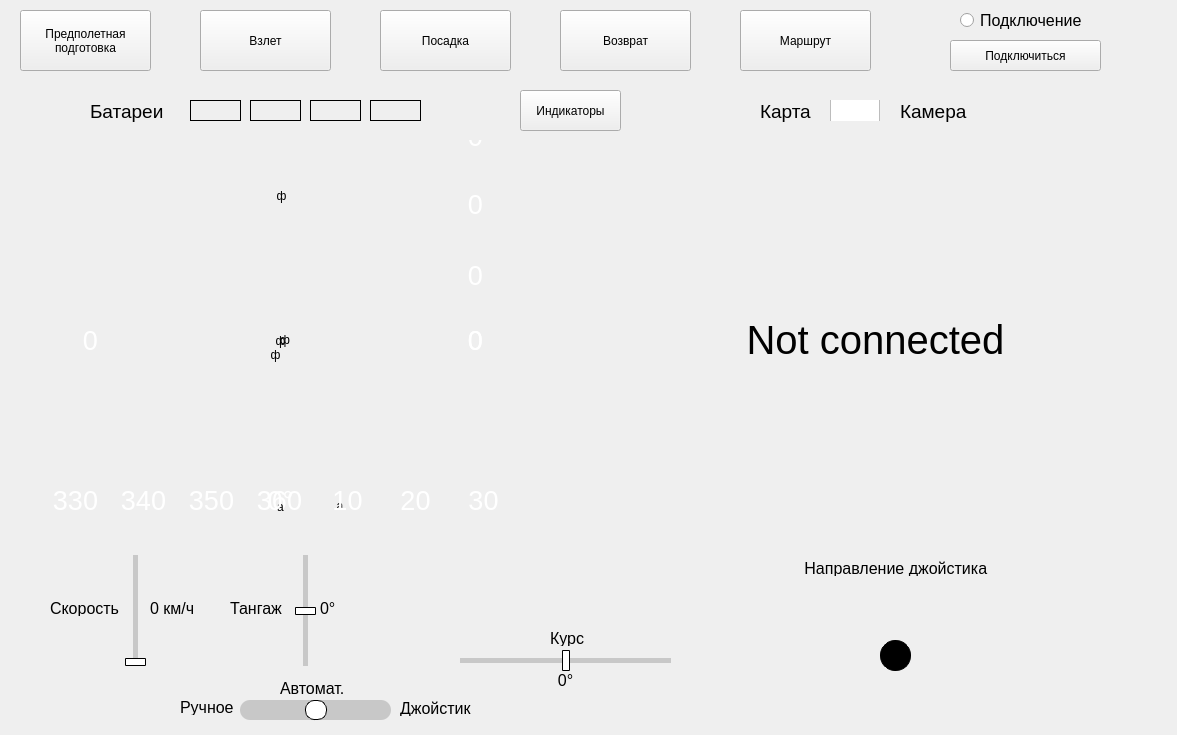
<?xml version="1.0" encoding="UTF-8"?>
<ui version="4.0">
 <class>CommandButtons</class>
 <widget class="QWidget" name="CommandButtons">
  <property name="geometry">
   <rect>
    <x>0</x>
    <y>0</y>
    <width>1177</width>
    <height>735</height>
   </rect>
  </property>
  <property name="sizePolicy">
   <sizepolicy hsizetype="Preferred" vsizetype="Preferred">
    <horstretch>0</horstretch>
    <verstretch>0</verstretch>
   </sizepolicy>
  </property>
  <property name="minimumSize">
   <size>
    <width>1177</width>
    <height>735</height>
   </size>
  </property>
  <property name="maximumSize">
   <size>
    <width>1177</width>
    <height>735</height>
   </size>
  </property>
  <property name="windowTitle">
   <string>Form</string>
  </property>
  <property name="autoFillBackground">
   <bool>false</bool>
  </property>
  <widget class="QPushButton" name="takeOffButton">
   <property name="geometry">
    <rect>
     <x>200</x>
     <y>10</y>
     <width>131</width>
     <height>61</height>
    </rect>
   </property>
   <property name="text">
    <string>Взлет</string>
   </property>
  </widget>
  <widget class="QPushButton" name="landButton">
   <property name="geometry">
    <rect>
     <x>380</x>
     <y>10</y>
     <width>131</width>
     <height>61</height>
    </rect>
   </property>
   <property name="text">
    <string>Посадка</string>
   </property>
  </widget>
  <widget class="QPushButton" name="connectButton">
   <property name="geometry">
    <rect>
     <x>950</x>
     <y>40</y>
     <width>151</width>
     <height>31</height>
    </rect>
   </property>
   <property name="text">
    <string>Подключиться</string>
   </property>
  </widget>
  <widget class="QPushButton" name="returnButton">
   <property name="geometry">
    <rect>
     <x>560</x>
     <y>10</y>
     <width>131</width>
     <height>61</height>
    </rect>
   </property>
   <property name="text">
    <string>Возврат</string>
   </property>
  </widget>
  <widget class="QPushButton" name="routeButton">
   <property name="geometry">
    <rect>
     <x>740</x>
     <y>10</y>
     <width>131</width>
     <height>61</height>
    </rect>
   </property>
   <property name="text">
    <string>Маршрут</string>
   </property>
  </widget>
  <widget class="QPushButton" name="prepButton">
   <property name="geometry">
    <rect>
     <x>20</x>
     <y>10</y>
     <width>131</width>
     <height>61</height>
    </rect>
   </property>
   <property name="text">
    <string>Предполетная
подготовка</string>
   </property>
  </widget>
  <widget class="QLabel" name="batteryLabel">
   <property name="geometry">
    <rect>
     <x>90</x>
     <y>100</y>
     <width>73</width>
     <height>22</height>
    </rect>
   </property>
   <property name="font">
    <font>
     <pointsize>14</pointsize>
    </font>
   </property>
   <property name="text">
    <string>Батареи</string>
   </property>
  </widget>
  <widget class="QLabel" name="mapLabel">
   <property name="geometry">
    <rect>
     <x>760</x>
     <y>100</y>
     <width>52</width>
     <height>22</height>
    </rect>
   </property>
   <property name="font">
    <font>
     <pointsize>14</pointsize>
    </font>
   </property>
   <property name="text">
    <string>Карта</string>
   </property>
  </widget>
  <widget class="QLabel" name="camLabel">
   <property name="geometry">
    <rect>
     <x>900</x>
     <y>100</y>
     <width>68</width>
     <height>22</height>
    </rect>
   </property>
   <property name="font">
    <font>
     <pointsize>14</pointsize>
    </font>
   </property>
   <property name="text">
    <string>Камера</string>
   </property>
  </widget>
  <widget class="QPushButton" name="indicatorButton">
   <property name="geometry">
    <rect>
     <x>520</x>
     <y>90</y>
     <width>101</width>
     <height>41</height>
    </rect>
   </property>
   <property name="text">
    <string>Индикаторы</string>
   </property>
  </widget>
  <widget class="QRadioButton" name="connectionRadioButton">
   <property name="geometry">
    <rect>
     <x>960</x>
     <y>10</y>
     <width>131</width>
     <height>21</height>
    </rect>
   </property>
   <property name="font">
    <font>
     <pointsize>12</pointsize>
    </font>
   </property>
   <property name="text">
    <string>Подключение</string>
   </property>
  </widget>
  <widget class="QCheckBox" name="mapCamToggle">
   <property name="geometry">
    <rect>
     <x>830</x>
     <y>100</y>
     <width>61</width>
     <height>21</height>
    </rect>
   </property>
   <property name="font">
    <font>
     <pointsize>16</pointsize>
    </font>
   </property>
   <property name="styleSheet">
    <string notr="true">QCheckBox::indicator {
	width: 50px;
	height: 50px;
}

QCheckBox::indicator:checked {
	image: url(&quot;/home/kolsun/ControlSystemGUI/images/checkedToggle.png&quot;);
}

QCheckBox::indicator:unchecked {
	image: url(&quot;/home/kolsun/ControlSystemGUI/images/uncheckedToggle.png&quot;);
}</string>
   </property>
   <property name="text">
    <string/>
   </property>
   <property name="iconSize">
    <size>
     <width>16</width>
     <height>16</height>
    </size>
   </property>
  </widget>
  <widget class="QGVMap" name="mapWidget" native="true">
   <property name="geometry">
    <rect>
     <x>590</x>
     <y>140</y>
     <width>571</width>
     <height>401</height>
    </rect>
   </property>
  </widget>
  <widget class="QLabel" name="speedLabel">
   <property name="geometry">
    <rect>
     <x>50</x>
     <y>600</y>
     <width>71</width>
     <height>16</height>
    </rect>
   </property>
   <property name="font">
    <font>
     <pointsize>12</pointsize>
    </font>
   </property>
   <property name="text">
    <string>Скорость</string>
   </property>
  </widget>
  <widget class="QLabel" name="handModeLabel">
   <property name="geometry">
    <rect>
     <x>180</x>
     <y>700</y>
     <width>58</width>
     <height>15</height>
    </rect>
   </property>
   <property name="font">
    <font>
     <pointsize>12</pointsize>
    </font>
   </property>
   <property name="text">
    <string>Ручное</string>
   </property>
  </widget>
  <widget class="QLabel" name="autoModeLabel">
   <property name="geometry">
    <rect>
     <x>280</x>
     <y>680</y>
     <width>71</width>
     <height>16</height>
    </rect>
   </property>
   <property name="font">
    <font>
     <pointsize>12</pointsize>
    </font>
   </property>
   <property name="text">
    <string>Автомат.</string>
   </property>
  </widget>
  <widget class="QLabel" name="joystickModeLabel">
   <property name="geometry">
    <rect>
     <x>400</x>
     <y>700</y>
     <width>81</width>
     <height>16</height>
    </rect>
   </property>
   <property name="font">
    <font>
     <pointsize>12</pointsize>
    </font>
   </property>
   <property name="text">
    <string>Джойстик</string>
   </property>
  </widget>
  <widget class="QLabel" name="fpvLabel">
   <property name="enabled">
    <bool>true</bool>
   </property>
   <property name="geometry">
    <rect>
     <x>590</x>
     <y>140</y>
     <width>571</width>
     <height>401</height>
    </rect>
   </property>
   <property name="font">
    <font>
     <pointsize>30</pointsize>
     <kerning>true</kerning>
    </font>
   </property>
   <property name="text">
    <string>&lt;html&gt;&lt;head/&gt;&lt;body&gt;&lt;p align=&quot;center&quot;&gt;Not connected&lt;/p&gt;&lt;/body&gt;&lt;/html&gt;</string>
   </property>
   <property name="textFormat">
    <enum>Qt::AutoText</enum>
   </property>
   <property name="scaledContents">
    <bool>true</bool>
   </property>
  </widget>
  <widget class="QSlider" name="yawSlider">
   <property name="geometry">
    <rect>
     <x>460</x>
     <y>650</y>
     <width>211</width>
     <height>21</height>
    </rect>
   </property>
   <property name="styleSheet">
    <string notr="true">QSlider::groove:horizontal {
    border: 0px;
    height: 5px; 
   	background: rgb(200, 200, 200);
    margin: 5px 0;
}

QSlider::handle:horizontal {
    background: white;
    border: 1px solid black;
    width: 6px;
    margin: -8px 0; 
    border-radius: 1px;
}</string>
   </property>
   <property name="minimum">
    <number>-180</number>
   </property>
   <property name="maximum">
    <number>180</number>
   </property>
   <property name="pageStep">
    <number>0</number>
   </property>
   <property name="sliderPosition">
    <number>0</number>
   </property>
   <property name="orientation">
    <enum>Qt::Horizontal</enum>
   </property>
  </widget>
  <widget class="QLabel" name="yawLabel">
   <property name="geometry">
    <rect>
     <x>550</x>
     <y>630</y>
     <width>41</width>
     <height>16</height>
    </rect>
   </property>
   <property name="font">
    <font>
     <pointsize>12</pointsize>
    </font>
   </property>
   <property name="text">
    <string>Курс</string>
   </property>
  </widget>
  <widget class="QLabel" name="pitchLabel">
   <property name="geometry">
    <rect>
     <x>230</x>
     <y>600</y>
     <width>61</width>
     <height>16</height>
    </rect>
   </property>
   <property name="font">
    <font>
     <pointsize>12</pointsize>
    </font>
   </property>
   <property name="text">
    <string>Тангаж</string>
   </property>
  </widget>
  <widget class="QLabel" name="battery1Label">
   <property name="geometry">
    <rect>
     <x>190</x>
     <y>100</y>
     <width>51</width>
     <height>21</height>
    </rect>
   </property>
   <property name="styleSheet">
    <string notr="true">QLabel {
border-style: outset; border-width: 1px;
}</string>
   </property>
   <property name="text">
    <string/>
   </property>
  </widget>
  <widget class="QLabel" name="battery2Label">
   <property name="geometry">
    <rect>
     <x>250</x>
     <y>100</y>
     <width>51</width>
     <height>21</height>
    </rect>
   </property>
   <property name="styleSheet">
    <string notr="true">QLabel {
border-style: outset; border-width: 1px;
}</string>
   </property>
   <property name="text">
    <string/>
   </property>
  </widget>
  <widget class="QLabel" name="battery3Label">
   <property name="geometry">
    <rect>
     <x>310</x>
     <y>100</y>
     <width>51</width>
     <height>21</height>
    </rect>
   </property>
   <property name="styleSheet">
    <string notr="true">QLabel {
border-style: outset; border-width: 1px;
}</string>
   </property>
   <property name="text">
    <string/>
   </property>
  </widget>
  <widget class="QLabel" name="battery4Label">
   <property name="geometry">
    <rect>
     <x>370</x>
     <y>100</y>
     <width>51</width>
     <height>21</height>
    </rect>
   </property>
   <property name="styleSheet">
    <string notr="true">QLabel {
border-style: outset; border-width: 1px;
}</string>
   </property>
   <property name="text">
    <string/>
   </property>
  </widget>
  <widget class="QLabel" name="joystickPointerLabel">
   <property name="geometry">
    <rect>
     <x>831</x>
     <y>590</y>
     <width>131</width>
     <height>131</height>
    </rect>
   </property>
   <property name="text">
    <string/>
   </property>
   <property name="scaledContents">
    <bool>true</bool>
   </property>
  </widget>
  <widget class="QLabel" name="pointerLabel">
   <property name="geometry">
    <rect>
     <x>800</x>
     <y>560</y>
     <width>191</width>
     <height>16</height>
    </rect>
   </property>
   <property name="font">
    <font>
     <pointsize>12</pointsize>
    </font>
   </property>
   <property name="text">
    <string> Направление джойстика</string>
   </property>
  </widget>
  <widget class="QLabel" name="speedValueLabel">
   <property name="geometry">
    <rect>
     <x>150</x>
     <y>600</y>
     <width>81</width>
     <height>16</height>
    </rect>
   </property>
   <property name="font">
    <font>
     <pointsize>12</pointsize>
    </font>
   </property>
   <property name="text">
    <string>0 км/ч</string>
   </property>
  </widget>
  <widget class="QLabel" name="pitchValueLabel">
   <property name="geometry">
    <rect>
     <x>320</x>
     <y>600</y>
     <width>61</width>
     <height>16</height>
    </rect>
   </property>
   <property name="font">
    <font>
     <pointsize>12</pointsize>
    </font>
   </property>
   <property name="text">
    <string>0°</string>
   </property>
  </widget>
  <widget class="QLabel" name="yawValueLabel">
   <property name="geometry">
    <rect>
     <x>540</x>
     <y>670</y>
     <width>51</width>
     <height>20</height>
    </rect>
   </property>
   <property name="font">
    <font>
     <pointsize>12</pointsize>
    </font>
   </property>
   <property name="text">
    <string>0°</string>
   </property>
   <property name="alignment">
    <set>Qt::AlignCenter</set>
   </property>
  </widget>
  <widget class="QSlider" name="modeSlider">
   <property name="geometry">
    <rect>
     <x>240</x>
     <y>700</y>
     <width>151</width>
     <height>21</height>
    </rect>
   </property>
   <property name="styleSheet">
    <string notr="true">QSlider::groove:horizontal { 
	background: rgb(200, 200, 200);
	height: 20px; 
	border-radius: 10px;
}

QSlider::handle:horizontal { 
	background-color: white; 
	width: 20px; 
	height: 20px; 
	border:1px solid black;
	border-radius: 9px; 
}</string>
   </property>
   <property name="minimum">
    <number>1</number>
   </property>
   <property name="maximum">
    <number>3</number>
   </property>
   <property name="pageStep">
    <number>1</number>
   </property>
   <property name="sliderPosition">
    <number>2</number>
   </property>
   <property name="orientation">
    <enum>Qt::Horizontal</enum>
   </property>
  </widget>
  <widget class="QSlider" name="pitchSlider">
   <property name="geometry">
    <rect>
     <x>290</x>
     <y>550</y>
     <width>31</width>
     <height>121</height>
    </rect>
   </property>
   <property name="styleSheet">
    <string notr="true">QSlider::groove:vertical {
    border: 0px;
    width: 5px; 
   	background: rgb(200, 200, 200);
    margin: 5px 0;
}

QSlider::handle:vertical {
    background: white;
    border: 1px solid black;
    height: 6px;
    margin: 0 -8px; 
    border-radius: 1px;
}</string>
   </property>
   <property name="minimum">
    <number>-90</number>
   </property>
   <property name="maximum">
    <number>90</number>
   </property>
   <property name="pageStep">
    <number>0</number>
   </property>
   <property name="orientation">
    <enum>Qt::Vertical</enum>
   </property>
  </widget>
  <widget class="QSlider" name="speedSlider">
   <property name="geometry">
    <rect>
     <x>120</x>
     <y>550</y>
     <width>31</width>
     <height>121</height>
    </rect>
   </property>
   <property name="styleSheet">
    <string notr="true">QSlider::groove:vertical {
    border: 0px;
    width: 5px; 
   	background: rgb(200, 200, 200);
    margin: 5px 0;
}

QSlider::handle:vertical {
    background: white;
    border: 1px solid black;
    height: 6px;
    margin: 0 -8px; 
    border-radius: 1px;
}</string>
   </property>
   <property name="maximum">
    <number>150</number>
   </property>
   <property name="orientation">
    <enum>Qt::Vertical</enum>
   </property>
  </widget>
  <widget class="QLabel" name="joystickCursorLabel">
   <property name="geometry">
    <rect>
     <x>880</x>
     <y>640</y>
     <width>31</width>
     <height>31</height>
    </rect>
   </property>
   <property name="styleSheet">
    <string notr="true">QLabel {
	border-radius: 15px;
	border: 1px solid black;
	background-color: black;
}</string>
   </property>
   <property name="text">
    <string/>
   </property>
  </widget>
  <widget class="QWidget" name="horizonWidget" native="true">
   <property name="geometry">
    <rect>
     <x>10</x>
     <y>140</y>
     <width>541</width>
     <height>401</height>
    </rect>
   </property>
   <widget class="QLabel" name="horizonHorLabel">
    <property name="geometry">
     <rect>
      <x>-5</x>
      <y>-285</y>
      <width>541</width>
      <height>1000</height>
     </rect>
    </property>
    <property name="text">
     <string>ф</string>
    </property>
    <property name="alignment">
     <set>Qt::AlignCenter</set>
    </property>
   </widget>
   <widget class="QLabel" name="horizonAltScaleLabel">
    <property name="geometry">
     <rect>
      <x>432</x>
      <y>-620</y>
      <width>200</width>
      <height>1200</height>
     </rect>
    </property>
    <property name="text">
     <string>ф</string>
    </property>
    <property name="scaledContents">
     <bool>false</bool>
    </property>
    <property name="alignment">
     <set>Qt::AlignCenter</set>
    </property>
   </widget>
   <widget class="QLabel" name="horizonSpeedScaleLabel">
    <property name="geometry">
     <rect>
      <x>-88</x>
      <y>-1065</y>
      <width>200</width>
      <height>1500</height>
     </rect>
    </property>
    <property name="text">
     <string>ф</string>
    </property>
    <property name="scaledContents">
     <bool>false</bool>
    </property>
    <property name="alignment">
     <set>Qt::AlignCenter</set>
    </property>
   </widget>
   <widget class="QLabel" name="horizonViewLabel">
    <property name="geometry">
     <rect>
      <x>0</x>
      <y>0</y>
      <width>541</width>
      <height>401</height>
     </rect>
    </property>
    <property name="text">
     <string>ф</string>
    </property>
    <property name="scaledContents">
     <bool>true</bool>
    </property>
    <property name="alignment">
     <set>Qt::AlignCenter</set>
    </property>
   </widget>
   <widget class="QWidget" name="marksWidget" native="true">
    <property name="geometry">
     <rect>
      <x>161</x>
      <y>25</y>
      <width>220</width>
      <height>60</height>
     </rect>
    </property>
    <widget class="QLabel" name="horizonMarksLabel">
     <property name="geometry">
      <rect>
       <x>0</x>
       <y>0</y>
       <width>221</width>
       <height>61</height>
      </rect>
     </property>
     <property name="autoFillBackground">
      <bool>false</bool>
     </property>
     <property name="text">
      <string>ф</string>
     </property>
     <property name="scaledContents">
      <bool>true</bool>
     </property>
     <property name="alignment">
      <set>Qt::AlignCenter</set>
     </property>
    </widget>
   </widget>
   <widget class="QLabel" name="horizonFgLabel">
    <property name="geometry">
     <rect>
      <x>75</x>
      <y>0</y>
      <width>400</width>
      <height>400</height>
     </rect>
    </property>
    <property name="text">
     <string>ф</string>
    </property>
    <property name="scaledContents">
     <bool>true</bool>
    </property>
    <property name="alignment">
     <set>Qt::AlignCenter</set>
    </property>
   </widget>
   <widget class="QLabel" name="absSpeedValLabel">
    <property name="geometry">
     <rect>
      <x>40</x>
      <y>180</y>
      <width>81</width>
      <height>41</height>
     </rect>
    </property>
    <property name="font">
     <font>
      <pointsize>20</pointsize>
     </font>
    </property>
    <property name="styleSheet">
     <string notr="true">QLabel {
	color: white
}</string>
    </property>
    <property name="text">
     <string>0</string>
    </property>
    <property name="alignment">
     <set>Qt::AlignCenter</set>
    </property>
   </widget>
   <widget class="QLabel" name="altValLabel">
    <property name="geometry">
     <rect>
      <x>425</x>
      <y>180</y>
      <width>81</width>
      <height>41</height>
     </rect>
    </property>
    <property name="font">
     <font>
      <pointsize>20</pointsize>
     </font>
    </property>
    <property name="styleSheet">
     <string notr="true">QLabel {
	color: white
}</string>
    </property>
    <property name="text">
     <string>0</string>
    </property>
    <property name="alignment">
     <set>Qt::AlignCenter</set>
    </property>
   </widget>
   <widget class="QLabel" name="altScaleLabel6">
    <property name="geometry">
     <rect>
      <x>425</x>
      <y>115</y>
      <width>81</width>
      <height>41</height>
     </rect>
    </property>
    <property name="font">
     <font>
      <pointsize>20</pointsize>
     </font>
    </property>
    <property name="styleSheet">
     <string notr="true">QLabel {
	color: white
}</string>
    </property>
    <property name="text">
     <string>0</string>
    </property>
    <property name="alignment">
     <set>Qt::AlignCenter</set>
    </property>
   </widget>
   <widget class="QLabel" name="altScaleLabel5">
    <property name="geometry">
     <rect>
      <x>425</x>
      <y>44</y>
      <width>81</width>
      <height>41</height>
     </rect>
    </property>
    <property name="font">
     <font>
      <pointsize>20</pointsize>
     </font>
    </property>
    <property name="styleSheet">
     <string notr="true">QLabel {
	color: white
}</string>
    </property>
    <property name="text">
     <string>0</string>
    </property>
    <property name="alignment">
     <set>Qt::AlignCenter</set>
    </property>
   </widget>
   <widget class="QLabel" name="altScaleLabel3">
    <property name="geometry">
     <rect>
      <x>425</x>
      <y>-92</y>
      <width>81</width>
      <height>41</height>
     </rect>
    </property>
    <property name="font">
     <font>
      <pointsize>20</pointsize>
     </font>
    </property>
    <property name="styleSheet">
     <string notr="true">QLabel {
	color: white
}</string>
    </property>
    <property name="text">
     <string>0</string>
    </property>
    <property name="alignment">
     <set>Qt::AlignCenter</set>
    </property>
   </widget>
   <widget class="QLabel" name="altScaleLabel2">
    <property name="geometry">
     <rect>
      <x>425</x>
      <y>-160</y>
      <width>81</width>
      <height>41</height>
     </rect>
    </property>
    <property name="font">
     <font>
      <pointsize>20</pointsize>
     </font>
    </property>
    <property name="styleSheet">
     <string notr="true">QLabel {
	color: white
}</string>
    </property>
    <property name="text">
     <string>0</string>
    </property>
    <property name="alignment">
     <set>Qt::AlignCenter</set>
    </property>
   </widget>
   <widget class="QLabel" name="altScaleLabel7">
    <property name="geometry">
     <rect>
      <x>425</x>
      <y>180</y>
      <width>81</width>
      <height>41</height>
     </rect>
    </property>
    <property name="font">
     <font>
      <pointsize>20</pointsize>
     </font>
    </property>
    <property name="styleSheet">
     <string notr="true">QLabel {
	color: white
}</string>
    </property>
    <property name="text">
     <string>0</string>
    </property>
    <property name="alignment">
     <set>Qt::AlignCenter</set>
    </property>
   </widget>
   <widget class="QLabel" name="altScaleLabel4">
    <property name="geometry">
     <rect>
      <x>425</x>
      <y>-24</y>
      <width>81</width>
      <height>41</height>
     </rect>
    </property>
    <property name="font">
     <font>
      <pointsize>20</pointsize>
     </font>
    </property>
    <property name="styleSheet">
     <string notr="true">QLabel {
	color: white
}</string>
    </property>
    <property name="text">
     <string>0</string>
    </property>
    <property name="alignment">
     <set>Qt::AlignCenter</set>
    </property>
   </widget>
   <widget class="QLabel" name="horizonAngleLabel">
    <property name="geometry">
     <rect>
      <x>220</x>
      <y>341</y>
      <width>101</width>
      <height>51</height>
     </rect>
    </property>
    <property name="text">
     <string>a</string>
    </property>
    <property name="scaledContents">
     <bool>true</bool>
    </property>
    <property name="alignment">
     <set>Qt::AlignCenter</set>
    </property>
   </widget>
   <widget class="QLabel" name="horizonCompasScaleLabel">
    <property name="geometry">
     <rect>
      <x>-520</x>
      <y>340</y>
      <width>1700</width>
      <height>52</height>
     </rect>
    </property>
    <property name="text">
     <string>a</string>
    </property>
    <property name="alignment">
     <set>Qt::AlignCenter</set>
    </property>
   </widget>
   <widget class="QLabel" name="angleValueLabel">
    <property name="geometry">
     <rect>
      <x>230</x>
      <y>340</y>
      <width>81</width>
      <height>41</height>
     </rect>
    </property>
    <property name="font">
     <font>
      <pointsize>20</pointsize>
     </font>
    </property>
    <property name="styleSheet">
     <string notr="true">QLabel {
	color: white
}</string>
    </property>
    <property name="text">
     <string>0°</string>
    </property>
    <property name="alignment">
     <set>Qt::AlignCenter</set>
    </property>
   </widget>
   <widget class="QLabel" name="angleScaleLabel4">
    <property name="geometry">
     <rect>
      <x>297</x>
      <y>340</y>
      <width>81</width>
      <height>41</height>
     </rect>
    </property>
    <property name="font">
     <font>
      <pointsize>20</pointsize>
     </font>
    </property>
    <property name="styleSheet">
     <string notr="true">QLabel {
	color: white
}</string>
    </property>
    <property name="text">
     <string>10</string>
    </property>
    <property name="alignment">
     <set>Qt::AlignCenter</set>
    </property>
   </widget>
   <widget class="QLabel" name="angleScaleLabel3">
    <property name="geometry">
     <rect>
      <x>229</x>
      <y>340</y>
      <width>81</width>
      <height>41</height>
     </rect>
    </property>
    <property name="font">
     <font>
      <pointsize>20</pointsize>
     </font>
    </property>
    <property name="styleSheet">
     <string notr="true">QLabel {
	color: white
}</string>
    </property>
    <property name="text">
     <string>360</string>
    </property>
    <property name="alignment">
     <set>Qt::AlignCenter</set>
    </property>
   </widget>
   <widget class="QLabel" name="angleScaleLabel2">
    <property name="geometry">
     <rect>
      <x>161</x>
      <y>340</y>
      <width>81</width>
      <height>41</height>
     </rect>
    </property>
    <property name="font">
     <font>
      <pointsize>20</pointsize>
     </font>
    </property>
    <property name="styleSheet">
     <string notr="true">QLabel {
	color: white
}</string>
    </property>
    <property name="text">
     <string>350</string>
    </property>
    <property name="alignment">
     <set>Qt::AlignCenter</set>
    </property>
   </widget>
   <widget class="QLabel" name="angleScaleLabel5">
    <property name="geometry">
     <rect>
      <x>365</x>
      <y>340</y>
      <width>81</width>
      <height>41</height>
     </rect>
    </property>
    <property name="font">
     <font>
      <pointsize>20</pointsize>
     </font>
    </property>
    <property name="styleSheet">
     <string notr="true">QLabel {
	color: white
}</string>
    </property>
    <property name="text">
     <string>20</string>
    </property>
    <property name="alignment">
     <set>Qt::AlignCenter</set>
    </property>
   </widget>
   <widget class="QLabel" name="altScaleLabel1">
    <property name="geometry">
     <rect>
      <x>370</x>
      <y>-228</y>
      <width>81</width>
      <height>41</height>
     </rect>
    </property>
    <property name="font">
     <font>
      <pointsize>20</pointsize>
     </font>
    </property>
    <property name="styleSheet">
     <string notr="true">QLabel {
	color: white
}</string>
    </property>
    <property name="text">
     <string>0</string>
    </property>
    <property name="alignment">
     <set>Qt::AlignCenter</set>
    </property>
   </widget>
   <widget class="QLabel" name="altScaleLabel0">
    <property name="geometry">
     <rect>
      <x>370</x>
      <y>-296</y>
      <width>81</width>
      <height>41</height>
     </rect>
    </property>
    <property name="font">
     <font>
      <pointsize>20</pointsize>
     </font>
    </property>
    <property name="styleSheet">
     <string notr="true">QLabel {
	color: white
}</string>
    </property>
    <property name="text">
     <string>0</string>
    </property>
    <property name="alignment">
     <set>Qt::AlignCenter</set>
    </property>
   </widget>
   <widget class="QLabel" name="angleScaleLabel1">
    <property name="geometry">
     <rect>
      <x>93</x>
      <y>340</y>
      <width>81</width>
      <height>41</height>
     </rect>
    </property>
    <property name="font">
     <font>
      <pointsize>20</pointsize>
     </font>
    </property>
    <property name="styleSheet">
     <string notr="true">QLabel {
	color: white
}</string>
    </property>
    <property name="text">
     <string>340</string>
    </property>
    <property name="alignment">
     <set>Qt::AlignCenter</set>
    </property>
   </widget>
   <widget class="QLabel" name="angleScaleLabel6">
    <property name="geometry">
     <rect>
      <x>433</x>
      <y>340</y>
      <width>81</width>
      <height>41</height>
     </rect>
    </property>
    <property name="font">
     <font>
      <pointsize>20</pointsize>
     </font>
    </property>
    <property name="styleSheet">
     <string notr="true">QLabel {
	color: white
}</string>
    </property>
    <property name="text">
     <string>30</string>
    </property>
    <property name="alignment">
     <set>Qt::AlignCenter</set>
    </property>
   </widget>
   <widget class="QLabel" name="angleScaleLabel0">
    <property name="geometry">
     <rect>
      <x>25</x>
      <y>340</y>
      <width>81</width>
      <height>41</height>
     </rect>
    </property>
    <property name="font">
     <font>
      <pointsize>20</pointsize>
     </font>
    </property>
    <property name="styleSheet">
     <string notr="true">QLabel {
	color: white
}</string>
    </property>
    <property name="text">
     <string>330</string>
    </property>
    <property name="alignment">
     <set>Qt::AlignCenter</set>
    </property>
   </widget>
   <zorder>horizonHorLabel</zorder>
   <zorder>horizonFgLabel</zorder>
   <zorder>marksWidget</zorder>
   <zorder>horizonCompasScaleLabel</zorder>
   <zorder>horizonAltScaleLabel</zorder>
   <zorder>horizonSpeedScaleLabel</zorder>
   <zorder>altScaleLabel7</zorder>
   <zorder>altScaleLabel6</zorder>
   <zorder>altScaleLabel5</zorder>
   <zorder>altScaleLabel4</zorder>
   <zorder>altScaleLabel3</zorder>
   <zorder>altScaleLabel2</zorder>
   <zorder>angleScaleLabel4</zorder>
   <zorder>angleScaleLabel3</zorder>
   <zorder>angleScaleLabel2</zorder>
   <zorder>angleScaleLabel5</zorder>
   <zorder>horizonViewLabel</zorder>
   <zorder>absSpeedValLabel</zorder>
   <zorder>altValLabel</zorder>
   <zorder>horizonAngleLabel</zorder>
   <zorder>angleValueLabel</zorder>
   <zorder>altScaleLabel1</zorder>
   <zorder>altScaleLabel0</zorder>
   <zorder>angleScaleLabel1</zorder>
   <zorder>angleScaleLabel6</zorder>
   <zorder>angleScaleLabel0</zorder>
  </widget>
  <zorder>fpvLabel</zorder>
  <zorder>joystickPointerLabel</zorder>
  <zorder>takeOffButton</zorder>
  <zorder>landButton</zorder>
  <zorder>connectButton</zorder>
  <zorder>returnButton</zorder>
  <zorder>routeButton</zorder>
  <zorder>prepButton</zorder>
  <zorder>batteryLabel</zorder>
  <zorder>mapLabel</zorder>
  <zorder>camLabel</zorder>
  <zorder>indicatorButton</zorder>
  <zorder>connectionRadioButton</zorder>
  <zorder>mapCamToggle</zorder>
  <zorder>speedLabel</zorder>
  <zorder>handModeLabel</zorder>
  <zorder>autoModeLabel</zorder>
  <zorder>joystickModeLabel</zorder>
  <zorder>yawSlider</zorder>
  <zorder>yawLabel</zorder>
  <zorder>pitchLabel</zorder>
  <zorder>battery1Label</zorder>
  <zorder>battery2Label</zorder>
  <zorder>battery3Label</zorder>
  <zorder>battery4Label</zorder>
  <zorder>pointerLabel</zorder>
  <zorder>speedValueLabel</zorder>
  <zorder>pitchValueLabel</zorder>
  <zorder>yawValueLabel</zorder>
  <zorder>modeSlider</zorder>
  <zorder>pitchSlider</zorder>
  <zorder>speedSlider</zorder>
  <zorder>joystickCursorLabel</zorder>
  <zorder>mapWidget</zorder>
  <zorder>horizonWidget</zorder>
 </widget>
 <customwidgets>
  <customwidget>
   <class>QGVMap</class>
   <extends>QWidget</extends>
   <header>QGeoView/QGVMap.h</header>
   <container>1</container>
  </customwidget>
 </customwidgets>
 <resources/>
 <connections/>
</ui>
